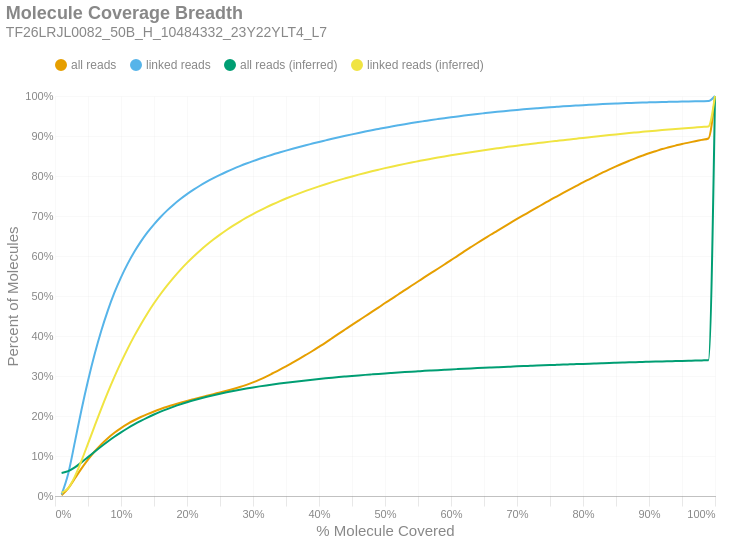

The cell this chart's notebook holds for it:
### Markdown cell above
### Molecule Read Coverage
This chart shows molecule coverage breadth as computed by the number of bases aligned to that molecule. In other words, "*how much of each unique long molecule is actually sequenced/aligned?*" Keep in mind there is a distinction between sequences and alignments, since some sequences belonging to a particular molecule may not align well and wouldn't appear in the alignment data. This chart also shows molecule coverage breadth as computed by the *inferred fragment* from which the aligned sequences originate. Unlike read coverage, this calculation takes into account the total insert size, including unsequenced gaps between the forward and reverse reads. Like the previous figures, these are cumulative percents.

### Code cell
if SKIPLR:
    print_html(f"Skipped")
else:
    binned_df = consolidated_hist(valids['coverage_bp'], mask, 0.01, True)
    binned_df_inf = consolidated_hist(valids['coverage_inserts'], mask, 0.01, True)
    binned_df = binned_df.with_columns(pl.lit(binned_df_inf['all reads (cumsum)']).alias('all reads (inferred)'))
    binned_df = binned_df.with_columns(pl.lit(binned_df_inf['linked reads (cumsum)']).alias('linked reads (inferred)'))
    binned_df = binned_df.with_columns(
        (pl.col('bin').cast(pl.Float64) + 0.01).alias('right_edge')
    )

    with SafeRender(binned_df):
        (
            density_plot(binned_df, 'Molecule Coverage Breadth', samplename, 'molcov', ['all reads (inferred)','linked reads (inferred)'])
            .encode(
                #x=alt.X('bin:Q', title="% Molecule Covered").axis(format = '%').scale(padding=0),
                x=alt.X('right_edge:Q', title="% Molecule Covered").axis(format='%').scale(padding=0),
                y=alt.Y('value:Q', title='Percent of Molecules')
                    .axis(format='%')
                    .stack(False)
                    .scale(domainMin=0, padding=0),
                color=alt.Color("key:N").scale(domain = ["all reads", "linked reads", "all reads (inferred)", "linked reads (inferred)"]),
                tooltip = [
                    alt.Tooltip("key:N", title = "Data Type"),
                    alt.Tooltip("range_label:N", title="% Molecule Covered"),
                    alt.Tooltip("value:Q", format = ".2%", title="% Molecules")
                ]
            )
        ).display()

### Figure 1 — Vega-Lite specification as saved in the notebook (floating-point values rounded to 4 significant figures)
{"width": "container", "height": 400, "config": {"title": {"anchor": "start", "dy": -15, "fontSize": 18, "color": "#888888", "subtitleColor": "#888888", "subtitleFontSize": 14}, "arc": {"fill": "#0072B2"}, "axis": {"domainColor": "#888888", "domainWidth": 0.5, "gridWidth": 0.2, "grid": false, "titleFontWeight": 400, "titleFontSize": 15, "labelFontSize": 11, "labelColor": "#888888", "tickColor": "#888888", "tickWidth": 0.2, "titleColor": "#888888"}, "axisBand": {"grid": false}, "axisX": {"grid": true, "tickSize": 10, "domainCap": "round"}, "axisY": {"domain": false, "grid": true, "tickSize": 0, "domainCap": "round"}, "background": "transparent", "header": {"labelFontSize": 15, "labelColor": "#888888", "titleFontSize": 15, "titleFontWeight": 600, "titleColor": "#888888"}, "legend": {"labelFont": "sans-serif", "labelFontSize": 12, "labelColor": "#888888", "symbolSize": 100, "symbolType": "circle", "titleFontSize": 12, "titlePadding": 10, "titleColor": "#888888", "title": null, "orient": "top"}, "range": {"category": ["#E69F00", "#56B4E9", "#009E73", "#F0E442", "#0072B2", "#D55E00", "#CC79A7", "#000000"], "diverging": ["#cfe8f3", "#a2d4ec", "#73bfe2", "#46abdb", "#1696d2", "#12719e"]}, "area": {"fill": "#0072B2", "fillOpacity": 0.7, "line": true, "strokeOpacity": 0.7}, "line": {"color": "#0072B2", "stroke": "#0072B2", "strokeWidth": 2}, "trail": {"color": "#0072B2", "stroke": "#0072B2", "strokeWidth": 0, "size": 1}, "point": {"filled": true, "fillOpacity": 1.0, "size": 95}, "text": {"color": "#888888", "fontSize": 11, "align": "right", "fontWeight": 400, "size": 11}, "bar": {"fill": "#0072B2", "stroke": null}, "view": {"stroke": null, "continuousWidth": 660, "continuousHeight": 400}}, "data": {"name": "data-11ec45c189ea0ebd53fb2d91ca645a01"}, "mark": {"type": "line", "interpolate": "monotone", "point": {"opacity": 0, "size": 275}}, "encoding": {"color": {"field": "key", "scale": {"domain": ["all reads", "linked reads", "all reads (inferred)", "linked reads (inferred)"]}, "type": "nominal"}, "tooltip": [{"field": "key", "title": "Data Type", "type": "nominal"}, {"field": "range_label", "title": "% Molecule Covered", "type": "nominal"}, {"field": "value", "format": ".2%", "title": "% Molecules", "type": "quantitative"}], "x": {"axis": {"format": "%"}, "field": "right_edge", "scale": {"padding": 0}, "title": "% Molecule Covered", "type": "quantitative"}, "y": {"axis": {"format": "%"}, "field": "value", "scale": {"domainMin": 0, "padding": 0}, "stack": false, "title": "Percent of Molecules", "type": "quantitative"}}, "params": [{"name": "param_c36ac31b6afebe62", "select": {"type": "point", "fields": ["key"]}, "bind": "legend"}], "title": {"text": "Molecule Coverage Breadth", "subtitle": "TF26LRJL0082_50B_H_10484332_23Y22YLT4_L7"}, "transform": [{"fold": ["all reads (cumsum)", "linked reads (cumsum)", "all reads (inferred)", "linked reads (inferred)"]}, {"calculate": "replace(datum.key, ' (cumsum)', '')", "as": "key"}, {"filter": {"param": "param_c36ac31b6afebe62"}}], "usermeta": {"embedOptions": {"downloadFileName": "TF26LRJL0082_50B_H_10484332_23Y22YLT4_L7.molcov"}}, "$schema": "https://vega.github.io/schema/vega-lite/v6.4.1.json", "datasets": {"data-11ec45c189ea0ebd53fb2d91ca645a01": [{"bin": "0.0", "interval": "0.0-0.01", "all reads": 0.001812, "linked reads": 0.003996, "all reads (cumsum)": 0.001812, "linked reads (cumsum)": 0.003996, "range_label": "0.0-0.01", "all reads (inferred)": 0.05774, "linked reads (inferred)": 0.008002, "right_edge": 0.01}, {"bin": "0.01", "interval": "0.01-0.02", "all reads": 0.01717, "linked reads": 0.05175, "all reads (cumsum)": 0.01898, "linked reads (cumsum)": 0.05574, "range_label": "0.01-0.02", "all reads (inferred)": 0.06212, "linked reads (inferred)": 0.01958, "right_edge": 0.02}, {"bin": "0.02", "interval": "0.02-0.03", "all reads": 0.02477, "linked reads": 0.07837, "all reads (cumsum)": 0.04375, "linked reads (cumsum)": 0.1341, "range_label": "0.02-0.03", "all reads (inferred)": 0.07154, "linked reads (inferred)": 0.04851, "right_edge": 0.03}, {"bin": "0.03", "interval": "0.03-0.04", "all reads": 0.0248, "linked reads": 0.08046, "all reads (cumsum)": 0.06855, "linked reads (cumsum)": 0.2146, "range_label": "0.03-0.04", "all reads (inferred)": 0.08383, "linked reads (inferred)": 0.08772, "right_edge": 0.04}, {"bin": "0.04", "interval": "0.04-0.05", "all reads": 0.02249, "linked reads": 0.07351, "all reads (cumsum)": 0.09104, "linked reads (cumsum)": 0.2881, "range_label": "0.04-0.05", "all reads (inferred)": 0.09721, "linked reads (inferred)": 0.1309, "right_edge": 0.05}, {"bin": "0.05", "interval": "0.05-0.06", "all reads": 0.02016, "linked reads": 0.06612, "all reads (cumsum)": 0.1112, "linked reads (cumsum)": 0.3542, "range_label": "0.05-0.06", "all reads (inferred)": 0.1107, "linked reads (inferred)": 0.1748, "right_edge": 0.06}, {"bin": "0.06", "interval": "0.06-0.07", "all reads": 0.01779, "linked reads": 0.05837, "all reads (cumsum)": 0.129, "linked reads (cumsum)": 0.4126, "range_label": "0.06-0.07", "all reads (inferred)": 0.1238, "linked reads (inferred)": 0.2178, "right_edge": 0.07}, {"bin": "0.07", "interval": "0.07-0.08", "all reads": 0.0155, "linked reads": 0.05099, "all reads (cumsum)": 0.1445, "linked reads (cumsum)": 0.4636, "range_label": "0.07-0.08", "all reads (inferred)": 0.1363, "linked reads (inferred)": 0.2589, "right_edge": 0.08}, {"bin": "0.08", "interval": "0.08-0.09", "all reads": 0.01361, "linked reads": 0.04464, "all reads (cumsum)": 0.1581, "linked reads (cumsum)": 0.5082, "range_label": "0.08-0.09", "all reads (inferred)": 0.1481, "linked reads (inferred)": 0.2977, "right_edge": 0.09}, {"bin": "0.09", "interval": "0.09-0.1", "all reads": 0.01177, "linked reads": 0.03851, "all reads (cumsum)": 0.1699, "linked reads (cumsum)": 0.5467, "range_label": "0.09-0.1", "all reads (inferred)": 0.1591, "linked reads (inferred)": 0.334, "right_edge": 0.1}, {"bin": "0.1", "interval": "0.1-0.11", "all reads": 0.01034, "linked reads": 0.03363, "all reads (cumsum)": 0.1802, "linked reads (cumsum)": 0.5803, "range_label": "0.1-0.11", "all reads (inferred)": 0.1693, "linked reads (inferred)": 0.3679, "right_edge": 0.11}, {"bin": "0.11", "interval": "0.11-0.12", "all reads": 0.009161, "linked reads": 0.0296, "all reads (cumsum)": 0.1894, "linked reads (cumsum)": 0.6099, "range_label": "0.11-0.12", "all reads (inferred)": 0.179, "linked reads (inferred)": 0.3997, "right_edge": 0.12}, {"bin": "0.12", "interval": "0.12-0.13", "all reads": 0.008134, "linked reads": 0.026, "all reads (cumsum)": 0.1975, "linked reads (cumsum)": 0.6359, "range_label": "0.12-0.13", "all reads (inferred)": 0.1878, "linked reads (inferred)": 0.429, "right_edge": 0.13}, {"bin": "0.13", "interval": "0.13-0.14", "all reads": 0.007321, "linked reads": 0.02304, "all reads (cumsum)": 0.2048, "linked reads (cumsum)": 0.659, "range_label": "0.13-0.14", "all reads (inferred)": 0.1961, "linked reads (inferred)": 0.4564, "right_edge": 0.14}, {"bin": "0.14", "interval": "0.14-0.15", "all reads": 0.006574, "linked reads": 0.02027, "all reads (cumsum)": 0.2114, "linked reads (cumsum)": 0.6792, "range_label": "0.14-0.15", "all reads (inferred)": 0.2038, "linked reads (inferred)": 0.4818, "right_edge": 0.15}, {"bin": "0.15", "interval": "0.15-0.16", "all reads": 0.006039, "linked reads": 0.01829, "all reads (cumsum)": 0.2174, "linked reads (cumsum)": 0.6975, "range_label": "0.15-0.16", "all reads (inferred)": 0.2108, "linked reads (inferred)": 0.505, "right_edge": 0.16}, {"bin": "0.16", "interval": "0.16-0.17", "all reads": 0.005607, "linked reads": 0.01654, "all reads (cumsum)": 0.223, "linked reads (cumsum)": 0.7141, "range_label": "0.16-0.17", "all reads (inferred)": 0.2173, "linked reads (inferred)": 0.5265, "right_edge": 0.17}, {"bin": "0.17", "interval": "0.17-0.18", "all reads": 0.005178, "linked reads": 0.01479, "all reads (cumsum)": 0.2282, "linked reads (cumsum)": 0.7289, "range_label": "0.17-0.18", "all reads (inferred)": 0.2234, "linked reads (inferred)": 0.5466, "right_edge": 0.18}, {"bin": "0.18", "interval": "0.18-0.19", "all reads": 0.004881, "linked reads": 0.01346, "all reads (cumsum)": 0.2331, "linked reads (cumsum)": 0.7423, "range_label": "0.18-0.19", "all reads (inferred)": 0.2291, "linked reads (inferred)": 0.5654, "right_edge": 0.19}, {"bin": "0.19", "interval": "0.19-0.2", "all reads": 0.004637, "linked reads": 0.01238, "all reads (cumsum)": 0.2377, "linked reads (cumsum)": 0.7547, "range_label": "0.19-0.2", "all reads (inferred)": 0.2344, "linked reads (inferred)": 0.5828, "right_edge": 0.2}, {"bin": "0.2", "interval": "0.2-0.21", "all reads": 0.004334, "linked reads": 0.01117, "all reads (cumsum)": 0.2421, "linked reads (cumsum)": 0.7659, "range_label": "0.2-0.21", "all reads (inferred)": 0.2393, "linked reads (inferred)": 0.5989, "right_edge": 0.21}, {"bin": "0.21", "interval": "0.21-0.22", "all reads": 0.004255, "linked reads": 0.0104, "all reads (cumsum)": 0.2463, "linked reads (cumsum)": 0.7763, "range_label": "0.21-0.22", "all reads (inferred)": 0.2438, "linked reads (inferred)": 0.6139, "right_edge": 0.22}, {"bin": "0.22", "interval": "0.22-0.23", "all reads": 0.004191, "linked reads": 0.00952, "all reads (cumsum)": 0.2505, "linked reads (cumsum)": 0.7858, "range_label": "0.22-0.23", "all reads (inferred)": 0.2481, "linked reads (inferred)": 0.6279, "right_edge": 0.23}, {"bin": "0.23", "interval": "0.23-0.24", "all reads": 0.004204, "linked reads": 0.008876, "all reads (cumsum)": 0.2547, "linked reads (cumsum)": 0.7947, "range_label": "0.23-0.24", "all reads (inferred)": 0.2521, "linked reads (inferred)": 0.6411, "right_edge": 0.24}, {"bin": "0.24", "interval": "0.24-0.25", "all reads": 0.004248, "linked reads": 0.008341, "all reads (cumsum)": 0.259, "linked reads (cumsum)": 0.803, "range_label": "0.24-0.25", "all reads (inferred)": 0.2558, "linked reads (inferred)": 0.6534, "right_edge": 0.25}, {"bin": "0.25", "interval": "0.25-0.26", "all reads": 0.004185, "linked reads": 0.007673, "all reads (cumsum)": 0.2632, "linked reads (cumsum)": 0.8107, "range_label": "0.25-0.26", "all reads (inferred)": 0.2593, "linked reads (inferred)": 0.665, "right_edge": 0.26}, {"bin": "0.26", "interval": "0.26-0.27", "all reads": 0.004427, "linked reads": 0.007218, "all reads (cumsum)": 0.2676, "linked reads (cumsum)": 0.8179, "range_label": "0.26-0.27", "all reads (inferred)": 0.2626, "linked reads (inferred)": 0.6759, "right_edge": 0.27}, {"bin": "0.27", "interval": "0.27-0.28", "all reads": 0.004881, "linked reads": 0.00683, "all reads (cumsum)": 0.2725, "linked reads (cumsum)": 0.8247, "range_label": "0.27-0.28", "all reads (inferred)": 0.2657, "linked reads (inferred)": 0.6861, "right_edge": 0.28}, {"bin": "0.28", "interval": "0.28-0.29", "all reads": 0.00538, "linked reads": 0.006435, "all reads (cumsum)": 0.2778, "linked reads (cumsum)": 0.8312, "range_label": "0.28-0.29", "all reads (inferred)": 0.2687, "linked reads (inferred)": 0.6958, "right_edge": 0.29}, {"bin": "0.29", "interval": "0.29-0.3", "all reads": 0.00613, "linked reads": 0.006084, "all reads (cumsum)": 0.284, "linked reads (cumsum)": 0.8373, "range_label": "0.29-0.3", "all reads (inferred)": 0.2714, "linked reads (inferred)": 0.7049, "right_edge": 0.3}, {"bin": "0.3", "interval": "0.3-0.31", "all reads": 0.006922, "linked reads": 0.005753, "all reads (cumsum)": 0.2909, "linked reads (cumsum)": 0.843, "range_label": "0.3-0.31", "all reads (inferred)": 0.274, "linked reads (inferred)": 0.7135, "right_edge": 0.31}, {"bin": "0.31", "interval": "0.31-0.32", "all reads": 0.007739, "linked reads": 0.00542, "all reads (cumsum)": 0.2986, "linked reads (cumsum)": 0.8484, "range_label": "0.31-0.32", "all reads (inferred)": 0.2765, "linked reads (inferred)": 0.7216, "right_edge": 0.32}, {"bin": "0.32", "interval": "0.32-0.33", "all reads": 0.008289, "linked reads": 0.005319, "all reads (cumsum)": 0.3069, "linked reads (cumsum)": 0.8538, "range_label": "0.32-0.33", "all reads (inferred)": 0.2789, "linked reads (inferred)": 0.7294, "right_edge": 0.33}, {"bin": "0.33", "interval": "0.33-0.34", "all reads": 0.008409, "linked reads": 0.004903, "all reads (cumsum)": 0.3153, "linked reads (cumsum)": 0.8587, "range_label": "0.33-0.34", "all reads (inferred)": 0.2811, "linked reads (inferred)": 0.7367, "right_edge": 0.34}, {"bin": "0.34", "interval": "0.34-0.35", "all reads": 0.008787, "linked reads": 0.004808, "all reads (cumsum)": 0.3241, "linked reads (cumsum)": 0.8635, "range_label": "0.34-0.35", "all reads (inferred)": 0.2832, "linked reads (inferred)": 0.7436, "right_edge": 0.35}, {"bin": "0.35", "interval": "0.35-0.36", "all reads": 0.009334, "linked reads": 0.004657, "all reads (cumsum)": 0.3334, "linked reads (cumsum)": 0.8681, "range_label": "0.35-0.36", "all reads (inferred)": 0.2852, "linked reads (inferred)": 0.7502, "right_edge": 0.36}, {"bin": "0.36", "interval": "0.36-0.37", "all reads": 0.009502, "linked reads": 0.004467, "all reads (cumsum)": 0.343, "linked reads (cumsum)": 0.8726, "range_label": "0.36-0.37", "all reads (inferred)": 0.2872, "linked reads (inferred)": 0.7566, "right_edge": 0.37}, {"bin": "0.37", "interval": "0.37-0.38", "all reads": 0.009674, "linked reads": 0.004324, "all reads (cumsum)": 0.3526, "linked reads (cumsum)": 0.8769, "range_label": "0.37-0.38", "all reads (inferred)": 0.289, "linked reads (inferred)": 0.7627, "right_edge": 0.38}, {"bin": "0.38", "interval": "0.38-0.39", "all reads": 0.009885, "linked reads": 0.004145, "all reads (cumsum)": 0.3625, "linked reads (cumsum)": 0.8811, "range_label": "0.38-0.39", "all reads (inferred)": 0.2908, "linked reads (inferred)": 0.7685, "right_edge": 0.39}, {"bin": "0.39", "interval": "0.39-0.4", "all reads": 0.01042, "linked reads": 0.004138, "all reads (cumsum)": 0.3729, "linked reads (cumsum)": 0.8852, "range_label": "0.39-0.4", "all reads (inferred)": 0.2925, "linked reads (inferred)": 0.7741, "right_edge": 0.4}, {"bin": "0.4", "interval": "0.4-0.41", "all reads": 0.01057, "linked reads": 0.003921, "all reads (cumsum)": 0.3835, "linked reads (cumsum)": 0.8891, "range_label": "0.4-0.41", "all reads (inferred)": 0.2942, "linked reads (inferred)": 0.7795, "right_edge": 0.41}, {"bin": "0.41", "interval": "0.41-0.42", "all reads": 0.01116, "linked reads": 0.00394, "all reads (cumsum)": 0.3947, "linked reads (cumsum)": 0.8931, "range_label": "0.41-0.42", "all reads (inferred)": 0.2958, "linked reads (inferred)": 0.7847, "right_edge": 0.42}, {"bin": "0.42", "interval": "0.42-0.43", "all reads": 0.01116, "linked reads": 0.003773, "all reads (cumsum)": 0.4058, "linked reads (cumsum)": 0.8968, "range_label": "0.42-0.43", "all reads (inferred)": 0.2973, "linked reads (inferred)": 0.7896, "right_edge": 0.43}, {"bin": "0.43", "interval": "0.43-0.44", "all reads": 0.01096, "linked reads": 0.003679, "all reads (cumsum)": 0.4168, "linked reads (cumsum)": 0.9005, "range_label": "0.43-0.44", "all reads (inferred)": 0.2987, "linked reads (inferred)": 0.7943, "right_edge": 0.44}, {"bin": "0.44", "interval": "0.44-0.45", "all reads": 0.01094, "linked reads": 0.003608, "all reads (cumsum)": 0.4277, "linked reads (cumsum)": 0.9041, "range_label": "0.44-0.45", "all reads (inferred)": 0.3001, "linked reads (inferred)": 0.7989, "right_edge": 0.45}, {"bin": "0.45", "interval": "0.45-0.46", "all reads": 0.01082, "linked reads": 0.003537, "all reads (cumsum)": 0.4385, "linked reads (cumsum)": 0.9077, "range_label": "0.45-0.46", "all reads (inferred)": 0.3015, "linked reads (inferred)": 0.8034, "right_edge": 0.46}, {"bin": "0.46", "interval": "0.46-0.47", "all reads": 0.01076, "linked reads": 0.003403, "all reads (cumsum)": 0.4493, "linked reads (cumsum)": 0.9111, "range_label": "0.46-0.47", "all reads (inferred)": 0.3028, "linked reads (inferred)": 0.8076, "right_edge": 0.47}, {"bin": "0.47", "interval": "0.47-0.48", "all reads": 0.01092, "linked reads": 0.003356, "all reads (cumsum)": 0.4602, "linked reads (cumsum)": 0.9144, "range_label": "0.47-0.48", "all reads (inferred)": 0.3041, "linked reads (inferred)": 0.8117, "right_edge": 0.48}, {"bin": "0.48", "interval": "0.48-0.49", "all reads": 0.01059, "linked reads": 0.003204, "all reads (cumsum)": 0.4708, "linked reads (cumsum)": 0.9176, "range_label": "0.48-0.49", "all reads (inferred)": 0.3053, "linked reads (inferred)": 0.8157, "right_edge": 0.49}, {"bin": "0.49", "interval": "0.49-0.5", "all reads": 0.01176, "linked reads": 0.003192, "all reads (cumsum)": 0.4826, "linked reads (cumsum)": 0.9208, "range_label": "0.49-0.5", "all reads (inferred)": 0.3065, "linked reads (inferred)": 0.8196, "right_edge": 0.5}, {"bin": "0.5", "interval": "0.5-0.51", "all reads": 0.01007, "linked reads": 0.002921, "all reads (cumsum)": 0.4926, "linked reads (cumsum)": 0.9237, "range_label": "0.5-0.51", "all reads (inferred)": 0.3076, "linked reads (inferred)": 0.8233, "right_edge": 0.51}, {"bin": "0.51", "interval": "0.51-0.52", "all reads": 0.01118, "linked reads": 0.002932, "all reads (cumsum)": 0.5038, "linked reads (cumsum)": 0.9267, "range_label": "0.51-0.52", "all reads (inferred)": 0.3087, "linked reads (inferred)": 0.8268, "right_edge": 0.52}, {"bin": "0.52", "interval": "0.52-0.53", "all reads": 0.01073, "linked reads": 0.002865, "all reads (cumsum)": 0.5145, "linked reads (cumsum)": 0.9295, "range_label": "0.52-0.53", "all reads (inferred)": 0.3098, "linked reads (inferred)": 0.8303, "right_edge": 0.53}, {"bin": "0.53", "interval": "0.53-0.54", "all reads": 0.01101, "linked reads": 0.002722, "all reads (cumsum)": 0.5256, "linked reads (cumsum)": 0.9322, "range_label": "0.53-0.54", "all reads (inferred)": 0.3108, "linked reads (inferred)": 0.8337, "right_edge": 0.54}, {"bin": "0.54", "interval": "0.54-0.55", "all reads": 0.01066, "linked reads": 0.002635, "all reads (cumsum)": 0.5362, "linked reads (cumsum)": 0.9349, "range_label": "0.54-0.55", "all reads (inferred)": 0.3118, "linked reads (inferred)": 0.8369, "right_edge": 0.55}, {"bin": "0.55", "interval": "0.55-0.56", "all reads": 0.01087, "linked reads": 0.002532, "all reads (cumsum)": 0.5471, "linked reads (cumsum)": 0.9374, "range_label": "0.55-0.56", "all reads (inferred)": 0.3128, "linked reads (inferred)": 0.8401, "right_edge": 0.56}, {"bin": "0.56", "interval": "0.56-0.57", "all reads": 0.01068, "linked reads": 0.002536, "all reads (cumsum)": 0.5578, "linked reads (cumsum)": 0.9399, "range_label": "0.56-0.57", "all reads (inferred)": 0.3138, "linked reads (inferred)": 0.8431, "right_edge": 0.57}, {"bin": "0.57", "interval": "0.57-0.58", "all reads": 0.0104, "linked reads": 0.002365, "all reads (cumsum)": 0.5682, "linked reads (cumsum)": 0.9423, "range_label": "0.57-0.58", "all reads (inferred)": 0.3147, "linked reads (inferred)": 0.8461, "right_edge": 0.58}, {"bin": "0.58", "interval": "0.58-0.59", "all reads": 0.01068, "linked reads": 0.002291, "all reads (cumsum)": 0.5788, "linked reads (cumsum)": 0.9446, "range_label": "0.58-0.59", "all reads (inferred)": 0.3156, "linked reads (inferred)": 0.849, "right_edge": 0.59}, {"bin": "0.59", "interval": "0.59-0.6", "all reads": 0.01097, "linked reads": 0.002258, "all reads (cumsum)": 0.5898, "linked reads (cumsum)": 0.9469, "range_label": "0.59-0.6", "all reads (inferred)": 0.3165, "linked reads (inferred)": 0.8518, "right_edge": 0.6}, {"bin": "0.6", "interval": "0.6-0.61", "all reads": 0.01057, "linked reads": 0.00214, "all reads (cumsum)": 0.6004, "linked reads (cumsum)": 0.949, "range_label": "0.6-0.61", "all reads (inferred)": 0.3173, "linked reads (inferred)": 0.8545, "right_edge": 0.61}, {"bin": "0.61", "interval": "0.61-0.62", "all reads": 0.01099, "linked reads": 0.002126, "all reads (cumsum)": 0.6114, "linked reads (cumsum)": 0.9511, "range_label": "0.61-0.62", "all reads (inferred)": 0.3181, "linked reads (inferred)": 0.8571, "right_edge": 0.62}, {"bin": "0.62", "interval": "0.62-0.63", "all reads": 0.01061, "linked reads": 0.002033, "all reads (cumsum)": 0.622, "linked reads (cumsum)": 0.9532, "range_label": "0.62-0.63", "all reads (inferred)": 0.3189, "linked reads (inferred)": 0.8596, "right_edge": 0.63}, {"bin": "0.63", "interval": "0.63-0.64", "all reads": 0.01048, "linked reads": 0.001906, "all reads (cumsum)": 0.6325, "linked reads (cumsum)": 0.9551, "range_label": "0.63-0.64", "all reads (inferred)": 0.3197, "linked reads (inferred)": 0.8621, "right_edge": 0.64}, {"bin": "0.64", "interval": "0.64-0.65", "all reads": 0.01021, "linked reads": 0.001847, "all reads (cumsum)": 0.6427, "linked reads (cumsum)": 0.9569, "range_label": "0.64-0.65", "all reads (inferred)": 0.3205, "linked reads (inferred)": 0.8646, "right_edge": 0.65}, {"bin": "0.65", "interval": "0.65-0.66", "all reads": 0.01045, "linked reads": 0.001829, "all reads (cumsum)": 0.6531, "linked reads (cumsum)": 0.9587, "range_label": "0.65-0.66", "all reads (inferred)": 0.3212, "linked reads (inferred)": 0.8669, "right_edge": 0.66}, {"bin": "0.66", "interval": "0.66-0.67", "all reads": 0.009891, "linked reads": 0.001744, "all reads (cumsum)": 0.663, "linked reads (cumsum)": 0.9605, "range_label": "0.66-0.67", "all reads (inferred)": 0.322, "linked reads (inferred)": 0.8692, "right_edge": 0.67}, {"bin": "0.67", "interval": "0.67-0.68", "all reads": 0.01001, "linked reads": 0.00163, "all reads (cumsum)": 0.673, "linked reads (cumsum)": 0.9621, "range_label": "0.67-0.68", "all reads (inferred)": 0.3227, "linked reads (inferred)": 0.8715, "right_edge": 0.68}, {"bin": "0.68", "interval": "0.68-0.69", "all reads": 0.009756, "linked reads": 0.001572, "all reads (cumsum)": 0.6828, "linked reads (cumsum)": 0.9637, "range_label": "0.68-0.69", "all reads (inferred)": 0.3234, "linked reads (inferred)": 0.8737, "right_edge": 0.69}, {"bin": "0.69", "interval": "0.69-0.7", "all reads": 0.009788, "linked reads": 0.001499, "all reads (cumsum)": 0.6926, "linked reads (cumsum)": 0.9652, "range_label": "0.69-0.7", "all reads (inferred)": 0.3241, "linked reads (inferred)": 0.8759, "right_edge": 0.7}, {"bin": "0.7", "interval": "0.7-0.71", "all reads": 0.009468, "linked reads": 0.001445, "all reads (cumsum)": 0.702, "linked reads (cumsum)": 0.9666, "range_label": "0.7-0.71", "all reads (inferred)": 0.3248, "linked reads (inferred)": 0.878, "right_edge": 0.71}, {"bin": "0.71", "interval": "0.71-0.72", "all reads": 0.00938, "linked reads": 0.001399, "all reads (cumsum)": 0.7114, "linked reads (cumsum)": 0.968, "range_label": "0.71-0.72", "all reads (inferred)": 0.3254, "linked reads (inferred)": 0.88, "right_edge": 0.72}, {"bin": "0.72", "interval": "0.72-0.73", "all reads": 0.009564, "linked reads": 0.001363, "all reads (cumsum)": 0.721, "linked reads (cumsum)": 0.9694, "range_label": "0.72-0.73", "all reads (inferred)": 0.3261, "linked reads (inferred)": 0.882, "right_edge": 0.73}, {"bin": "0.73", "interval": "0.73-0.74", "all reads": 0.009254, "linked reads": 0.001322, "all reads (cumsum)": 0.7302, "linked reads (cumsum)": 0.9707, "range_label": "0.73-0.74", "all reads (inferred)": 0.3267, "linked reads (inferred)": 0.884, "right_edge": 0.74}, {"bin": "0.74", "interval": "0.74-0.75", "all reads": 0.009553, "linked reads": 0.001208, "all reads (cumsum)": 0.7398, "linked reads (cumsum)": 0.9719, "range_label": "0.74-0.75", "all reads (inferred)": 0.3273, "linked reads (inferred)": 0.8859, "right_edge": 0.75}, {"bin": "0.75", "interval": "0.75-0.76", "all reads": 0.008891, "linked reads": 0.00112, "all reads (cumsum)": 0.7487, "linked reads (cumsum)": 0.973, "range_label": "0.75-0.76", "all reads (inferred)": 0.3279, "linked reads (inferred)": 0.8878, "right_edge": 0.76}, {"bin": "0.76", "interval": "0.76-0.77", "all reads": 0.009075, "linked reads": 0.001108, "all reads (cumsum)": 0.7577, "linked reads (cumsum)": 0.9742, "range_label": "0.76-0.77", "all reads (inferred)": 0.3285, "linked reads (inferred)": 0.8896, "right_edge": 0.77}, {"bin": "0.77", "interval": "0.77-0.78", "all reads": 0.008817, "linked reads": 0.001052, "all reads (cumsum)": 0.7666, "linked reads (cumsum)": 0.9752, "range_label": "0.77-0.78", "all reads (inferred)": 0.3291, "linked reads (inferred)": 0.8915, "right_edge": 0.78}, {"bin": "0.78", "interval": "0.78-0.79", "all reads": 0.008681, "linked reads": 0.000987, "all reads (cumsum)": 0.7752, "linked reads (cumsum)": 0.9762, "range_label": "0.78-0.79", "all reads (inferred)": 0.3297, "linked reads (inferred)": 0.8933, "right_edge": 0.79}, {"bin": "0.79", "interval": "0.79-0.8", "all reads": 0.008999, "linked reads": 0.0009638, "all reads (cumsum)": 0.7842, "linked reads (cumsum)": 0.9772, "range_label": "0.79-0.8", "all reads (inferred)": 0.3303, "linked reads (inferred)": 0.8952, "right_edge": 0.8}, {"bin": "0.8", "interval": "0.8-0.81", "all reads": 0.008179, "linked reads": 0.0008769, "all reads (cumsum)": 0.7924, "linked reads (cumsum)": 0.978, "range_label": "0.8-0.81", "all reads (inferred)": 0.3309, "linked reads (inferred)": 0.897, "right_edge": 0.81}, {"bin": "0.81", "interval": "0.81-0.82", "all reads": 0.008199, "linked reads": 0.0008578, "all reads (cumsum)": 0.8006, "linked reads (cumsum)": 0.9789, "range_label": "0.81-0.82", "all reads (inferred)": 0.3314, "linked reads (inferred)": 0.8988, "right_edge": 0.82}, {"bin": "0.82", "interval": "0.82-0.83", "all reads": 0.0082, "linked reads": 0.0008147, "all reads (cumsum)": 0.8088, "linked reads (cumsum)": 0.9797, "range_label": "0.82-0.83", "all reads (inferred)": 0.332, "linked reads (inferred)": 0.9005, "right_edge": 0.83}, {"bin": "0.83", "interval": "0.83-0.84", "all reads": 0.007793, "linked reads": 0.0007508, "all reads (cumsum)": 0.8166, "linked reads (cumsum)": 0.9805, "range_label": "0.83-0.84", "all reads (inferred)": 0.3326, "linked reads (inferred)": 0.9022, "right_edge": 0.84}, {"bin": "0.84", "interval": "0.84-0.85", "all reads": 0.00747, "linked reads": 0.0007202, "all reads (cumsum)": 0.8241, "linked reads (cumsum)": 0.9812, "range_label": "0.84-0.85", "all reads (inferred)": 0.3331, "linked reads (inferred)": 0.9039, "right_edge": 0.85}, {"bin": "0.85", "interval": "0.85-0.86", "all reads": 0.007226, "linked reads": 0.0007021, "all reads (cumsum)": 0.8313, "linked reads (cumsum)": 0.9819, "range_label": "0.85-0.86", "all reads (inferred)": 0.3336, "linked reads (inferred)": 0.9056, "right_edge": 0.86}, {"bin": "0.86", "interval": "0.86-0.87", "all reads": 0.006802, "linked reads": 0.0005955, "all reads (cumsum)": 0.8381, "linked reads (cumsum)": 0.9825, "range_label": "0.86-0.87", "all reads (inferred)": 0.3341, "linked reads (inferred)": 0.9073, "right_edge": 0.87}, {"bin": "0.87", "interval": "0.87-0.88", "all reads": 0.006619, "linked reads": 0.0005983, "all reads (cumsum)": 0.8447, "linked reads (cumsum)": 0.9831, "range_label": "0.87-0.88", "all reads (inferred)": 0.3346, "linked reads (inferred)": 0.9088, "right_edge": 0.88}, {"bin": "0.88", "interval": "0.88-0.89", "all reads": 0.006145, "linked reads": 0.0005451, "all reads (cumsum)": 0.8509, "linked reads (cumsum)": 0.9836, "range_label": "0.88-0.89", "all reads (inferred)": 0.3351, "linked reads (inferred)": 0.9104, "right_edge": 0.89}, {"bin": "0.89", "interval": "0.89-0.9", "all reads": 0.005924, "linked reads": 0.000485, "all reads (cumsum)": 0.8568, "linked reads (cumsum)": 0.9841, "range_label": "0.89-0.9", "all reads (inferred)": 0.3356, "linked reads (inferred)": 0.9119, "right_edge": 0.9}, {"bin": "0.9", "interval": "0.9-0.91", "all reads": 0.005225, "linked reads": 0.0004791, "all reads (cumsum)": 0.862, "linked reads (cumsum)": 0.9846, "range_label": "0.9-0.91", "all reads (inferred)": 0.3361, "linked reads (inferred)": 0.9134, "right_edge": 0.91}, {"bin": "0.91", "interval": "0.91-0.92", "all reads": 0.005449, "linked reads": 0.0004339, "all reads (cumsum)": 0.8675, "linked reads (cumsum)": 0.985, "range_label": "0.91-0.92", "all reads (inferred)": 0.3365, "linked reads (inferred)": 0.9148, "right_edge": 0.92}, {"bin": "0.92", "interval": "0.92-0.93", "all reads": 0.004265, "linked reads": 0.0003995, "all reads (cumsum)": 0.8717, "linked reads (cumsum)": 0.9854, "range_label": "0.92-0.93", "all reads (inferred)": 0.3369, "linked reads (inferred)": 0.9162, "right_edge": 0.93}, {"bin": "0.93", "interval": "0.93-0.94", "all reads": 0.004265, "linked reads": 0.0003881, "all reads (cumsum)": 0.876, "linked reads (cumsum)": 0.9858, "range_label": "0.93-0.94", "all reads (inferred)": 0.3374, "linked reads (inferred)": 0.9174, "right_edge": 0.94}, {"bin": "0.94", "interval": "0.94-0.95", "all reads": 0.004214, "linked reads": 0.0003578, "all reads (cumsum)": 0.8802, "linked reads (cumsum)": 0.9862, "range_label": "0.94-0.95", "all reads (inferred)": 0.3378, "linked reads (inferred)": 0.9188, "right_edge": 0.95}, {"bin": "0.95", "interval": "0.95-0.96", "all reads": 0.003234, "linked reads": 0.0003172, "all reads (cumsum)": 0.8834, "linked reads (cumsum)": 0.9865, "range_label": "0.95-0.96", "all reads (inferred)": 0.3382, "linked reads (inferred)": 0.9201, "right_edge": 0.96}, {"bin": "0.96", "interval": "0.96-0.97", "all reads": 0.003529, "linked reads": 0.0002967, "all reads (cumsum)": 0.887, "linked reads (cumsum)": 0.9868, "range_label": "0.96-0.97", "all reads (inferred)": 0.3386, "linked reads (inferred)": 0.9213, "right_edge": 0.97}, {"bin": "0.97", "interval": "0.97-0.98", "all reads": 0.003299, "linked reads": 0.0002668, "all reads (cumsum)": 0.8903, "linked reads (cumsum)": 0.987, "range_label": "0.97-0.98", "all reads (inferred)": 0.3391, "linked reads (inferred)": 0.9226, "right_edge": 0.98}, {"bin": "0.98", "interval": "0.98-0.99", "all reads": 0.003522, "linked reads": 0.0002633, "all reads (cumsum)": 0.8938, "linked reads (cumsum)": 0.9873, "range_label": "0.98-0.99", "all reads (inferred)": 0.3395, "linked reads (inferred)": 0.9239, "right_edge": 0.99}, {"bin": "0.99", "interval": "0.99-1.0", "all reads": 0.1062, "linked reads": 0.01269, "all reads (cumsum)": 1.0, "linked reads (cumsum)": 1.0, "range_label": "0.99-1.0", "all reads (inferred)": 1.0, "linked reads (inferred)": 1.0, "right_edge": 1.0}]}}
